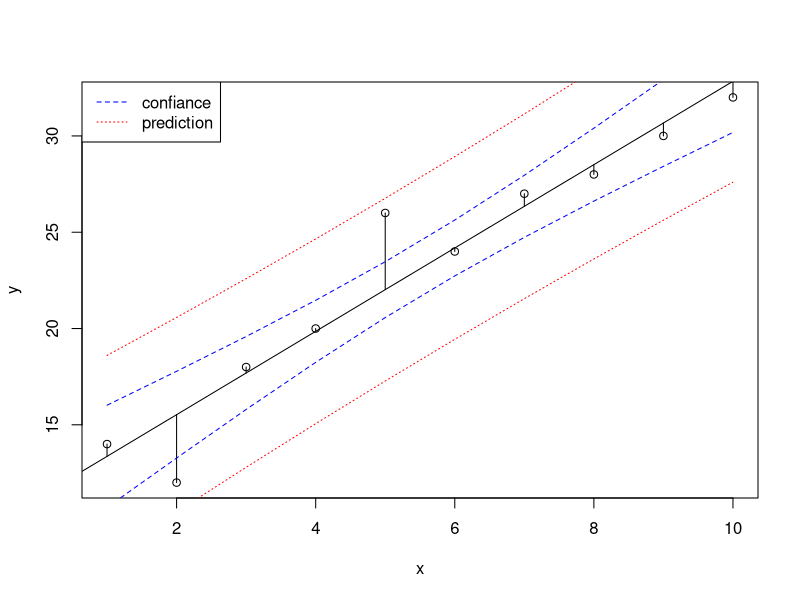

Here is the R script that generated this plot:


x<-c(1,2,3,4,5,6,7,8,9,10)
y<-c(14, 12, 18, 20, 26, 24, 27, 28, 30, 32)
model<-lm(y~x)
jpeg('rplot1.jpg')
plot(x,y)
abline(model)
segments(x,fitted(model),x,y)
pred.frame<-data.frame(Age=1:10)
pc<-predict(model, interval="confidence", newdata=pred.frame)
pp<-predict(model, interval="prediction", newdata=pred.frame)
matlines(pred.frame, pc[,2:3], lty=c(2,2), col="blue")
matlines(pred.frame, pp[,2:3], lty=c(3,3), col="red")
legend("topleft",c("confiance","prediction"),lty=c(2,3), col=c("blue","red"))
dev.off()
res<-coef(model)
x<-c(res[0],res[1],res[2])
write.csv(x, file = "reg.csv", row.names = FALSE)
